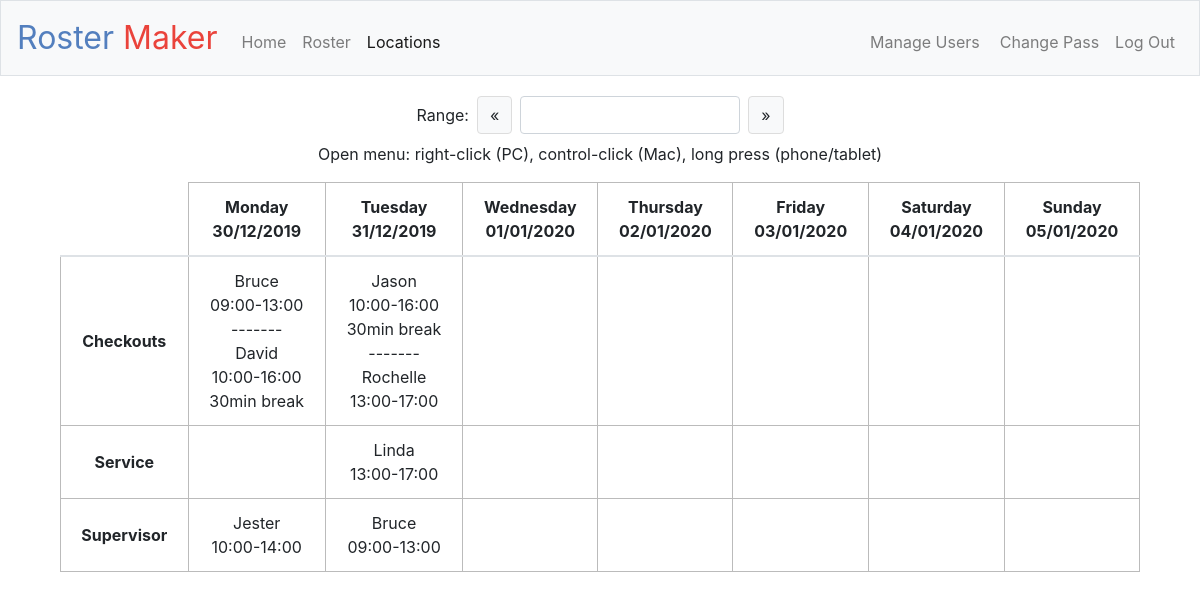
The app's page /locations (signed in) with its own data.
### application.py (models this page shows, shortened)
class User(db.Model):
    id = db.Column(db.Integer, primary_key=True)
    username = db.Column(db.String(20), unique=True, nullable=False)
    email = db.Column(db.String(120), unique=True, nullable=False)
    password = db.Column(db.String(100), nullable=False)
    real_name = db.Column(db.String(50), nullable=False)
    role = db.Column(db.String(20), nullable=False)
    shifts = db.relationship('Shift', backref='shift_user', lazy=True)

class Shift(db.Model):
    shift_id = db.Column(db.Integer, primary_key=True)
    date = db.Column(db.DateTime, nullable = False)
    start_time = db.Column(db.String(5), nullable=False)
    end_time = db.Column(db.String(5), nullable=False)
    location = db.Column(db.String(50), nullable=False)
    user_id = db.Column(db.Integer, db.ForeignKey('user.id'), nullable=False)
    sbreak = db.Column(db.String(5), default=None)

### application.py (the view)
@app.route("/locations", methods=["GET"])
@app.route("/roster", methods=["GET"])
@login_required
def roster():
    if request.args.get("start_date") and request.args.get("end_date"):
        start = datetime.strptime(request.args.get("start_date"), "%Y-%m-%d")
        end = datetime.strptime(request.args.get("end_date"), "%Y-%m-%d")
    else:
        tz = timezone('Australia/Sydney')
        today = datetime.now(tz).date()
        start = today - timedelta(days=today.weekday())
        end = start + timedelta(days=6)
    numDays = (end - start).days + 1
    dates = [dict() for x in range(0, numDays)]
    for x in range(0, numDays):
        date = start + timedelta(days=x)
        dates[x]["dateISO"] = date.strftime("%Y-%m-%d")
        dates[x]["datePretty"] = date.strftime("%d/%m/%Y")
        dates[x]["day"] = date.strftime("%A")
    users_query = User.query.order_by(User.real_name).all()
    if users_query:
        users = []
        for user in users_query:
            data = {}
            for column in user.__table__.columns:
                data[column.name] = str(getattr(user, column.name))
            users.append(data)
    else:
        users = []
    locations_query = db.session.query(Shift.location).group_by(Shift.location).all()
    if locations_query:
        locations = []
        for location in locations_query:
            locations.append({"location": location[0]})
    else:
        locations = []
    shifts_query = Shift.query.filter(Shift.date >= start, Shift.date <= end).order_by(Shift.start_time).all()
    if shifts_query:
        shifts = []
        for shift in shifts_query:
            data = {}
            for column in shift.__table__.columns:
                data[column.name] = str(getattr(shift, column.name))
            data["date"] = shift.date.strftime("%Y-%m-%d")
            data["real_name"] = shift.shift_user.real_name
            shifts.append(data)
    else:
        shifts = []
    return render_template("roster.html", dates=dates, users=users, shifts=shifts, locations=locations)

### application.py (called while the page is built)
@app.after_request
def after_request(response):
    response.headers["Cache-Control"] = "no-cache, no-store, must-revalidate"
    response.headers["Expires"] = 0
    response.headers["Pragma"] = "no-cache"
    return response

### helpers.py (called while the page is built)
def login_required(f):
    @wraps(f)
    def decorated_function(*args, **kwargs):
        if session.get("user_id") is None:
            return redirect("/login")
        return f(*args, **kwargs)
    return decorated_function

### templates/roster.html (shortened to what this page needs)
{% extends "layout.html" %}
{% block scripts %}
    {% if (session.user_role == "admin" or session.user_role == "manager") %}
        <link rel="stylesheet" href="https://cdnjs.cloudflare.com/ajax/libs/jquery-contextmenu/2.7.0/jquery.contextMenu.min.css"/>
    {% endif %}
    <link rel="stylesheet" type="text/css" href="https://cdn.jsdelivr.net/npm/daterangepicker/daterangepicker.css" />
    <link rel="stylesheet" href="/static/roster.css"/>
{% endblock %}
{% block main %}
    <div class="container">
        {% if request.path == "/roster" %}
            <form id="dateRangeForm" method="get" action="/roster">
        {% elif request.path == "/locations" %}
            <form id="dateRangeForm" method="get" action="/locations">
        {% endif %}
            <div class="form-group row mb-1">
                <label id="rangeLabel" class="col-form-label m-1 ml-auto" for="dateRange">Range:</label>
                <button id="prevRange" class="btn btn-light btn-custom m-1" type="button">&laquo;</button>
                <input id="dateRangePicker" readonly="true" class="col-sm-3 form-control m-1" type="text" name="date_range">
                <button id="nextRange" class="btn btn-light btn-custom m-1 mr-auto" type="button">&raquo;</button>
            </div>
        </form>
    </div>
    {% if (session.user_role == "admin" or session.user_role == "manager") %}
        <div class="helptext">
            <p>Open menu: right-click (PC), control-click (Mac), long press (phone/tablet)<p>
        </div>
    {% endif %}
    {% if request.path == "/roster" %}
        {% include 'staff-view.html' %}
    {% elif request.path == "/locations" %}
        {% include 'location-view.html' %}
    {% endif %}
{% endblock %}

### templates/location-view.html (shortened to what this page needs)
<div class="table-responsive mx-auto" style="max-width: calc(140px * {{ dates|length }} + 100px)">
    <table class="table table-custom text-center">
        <thead>
        	<tr>
        	    <th id="top-left-cell"></th>
        	    {% for date in dates %}
        		    <th scope="col"><span>{{ date["day"] }}</span><span>{{ date["datePretty"] }}</span></th>
        		{% endfor %}
        	</tr>
        </thead>
        <tbody>
                {% for location in locations %}
                <tr>
                    <th class="align-middle" scope="row">
                        <span>{{ location["location"]|title }}</span>
                    </th>
                    {% for date in dates %}
                        <td data-slocation="{{ location['location']|title }}" data-date="{{ date['dateISO'] }}">
                            {% set count = [0] %}
                            {% for shift in shifts %}
                                {% if (shift['date'] == date['dateISO']) and (shift['location'] == location['location']) %}
                                    {% if (count[0] > 1) %}
                                        <span class="shift-seperator">-------</span>
                                    {% endif %}
                                    <div class="shift" data-shift_id="{{ shift['shift_id'] }}">
                                        <span data-user="{{ shift['user_id'] }}">{{ shift['real_name']|title }}</span>
                                        <span data-start_time="{{ shift['start_time'] }}" data-end_time="{{ shift['end_time'] }}">
                                            {{ shift['start_time'] }}-{{ shift['end_time'] }}
                                        </span>
                                        {% if shift['sbreak'] != 'None' %}
                                            <span data-break="{{ shift['sbreak'] }}">{{ shift['sbreak'] }} break</span>
                                        {% endif %}
                                    </div>
                                {% endif %}
                            {% endfor %}
                        </td>
                    {% endfor %}
                </tr>
                {% endfor %}
        </tbody>
    </table>
</div>

### static/styles.css (style rules this page uses)
table { text-align: left; }

### static/roster.css (style rules this page uses)
table span { display: block; }
.table-custom td, .table-custom th { border: 1px #bbb solid; max-width: 140px; overflow: hidden; }
#top-left-cell { border-top: none; border-left: none; }
#dateRangePicker { max-width: 220px; min-width: 220px; background-color: #fff; }
.btn-custom { border: 1px solid #ddd; }

### records on screen
User: real_name "Bruce" "Bruce"
Shift: start_time "09:00", end_time "13:00"
User: real_name "David"
Shift: start_time "10:00", end_time "16:00", sbreak "30min"
User: real_name "Jason"
Shift: start_time "10:00", end_time "16:00", sbreak "30min"
User: real_name "Rochelle"
Shift: start_time "13:00", end_time "17:00"
User: real_name "Linda"
Shift: start_time "13:00", end_time "17:00"
User: real_name "Jester"
Shift: start_time "10:00", end_time "14:00"
Shift: start_time "09:00", end_time "13:00"

### other values on screen
{{ date["day"] }} "Monday" "Tuesday" "Wednesday" "Thursday" "Friday" "Saturday" "Sunday"
{{ date["datePretty"] }} "30/12/2019" "31/12/2019" "01/01/2020" "02/01/2020" "03/01/2020" "04/01/2020" "05/01/2020"
{{ location["location"]|title }} "Checkouts" "Service" "Supervisor"
